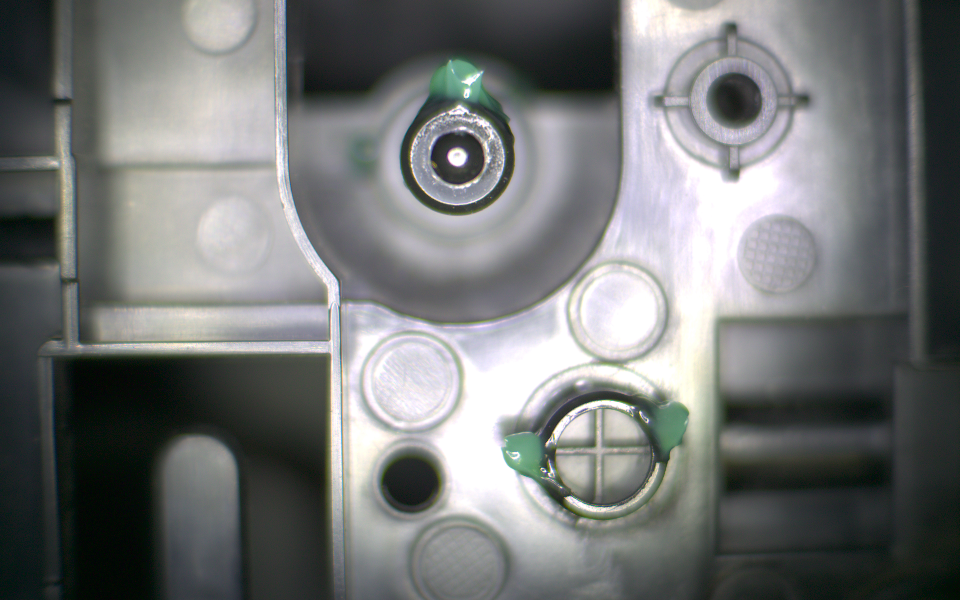
#> input picture app/app/test_python/img_0.png, 1920 x 1200 px, found by its file name (shown at 1/2 size)
$ python test_ve_anh.py
#> lines starting #> are read from the running program, lines starting #| are printed output that depends on the picture; after the words box and inside, x2 and y2 are one past the last pixel; in counts of white or black regions, pixels touching at a corner belong together
import cv2

# Đọc ảnh gốc
image = cv2.imread(r"C:\Users\anhuv\Desktop\26_08\25-08\app\app\test_python\img_0.png")
#> image is the input picture: shape (1200, 1920, 3); mean B, G, R 117.4, 118, 115.6

# Kích thước canvas hiển thị
canvas_w, canvas_h = 1328, 830

# Kích thước ảnh thật
real_w, real_h = 1920, 1200

# Hệ số scale
scale_x = real_w / canvas_w
scale_y = real_h / canvas_h

# Data rect trên canvas
shape = {
    "x1": 567,
    "y1": 73,
    "x2": 712,
    "y2": 166,
    "ten_hinh_min": "Diem1"
}

# Chuyển sang tọa độ thật
x1 = int(shape["x1"] * scale_x)
y1 = int(shape["y1"] * scale_y)
x2 = int(shape["x2"] * scale_x)
y2 = int(shape["y2"] * scale_y)

# Vẽ
color = (255, 0, 0)
cv2.rectangle(image, (x1, y1), (x2, y2), color, 2)
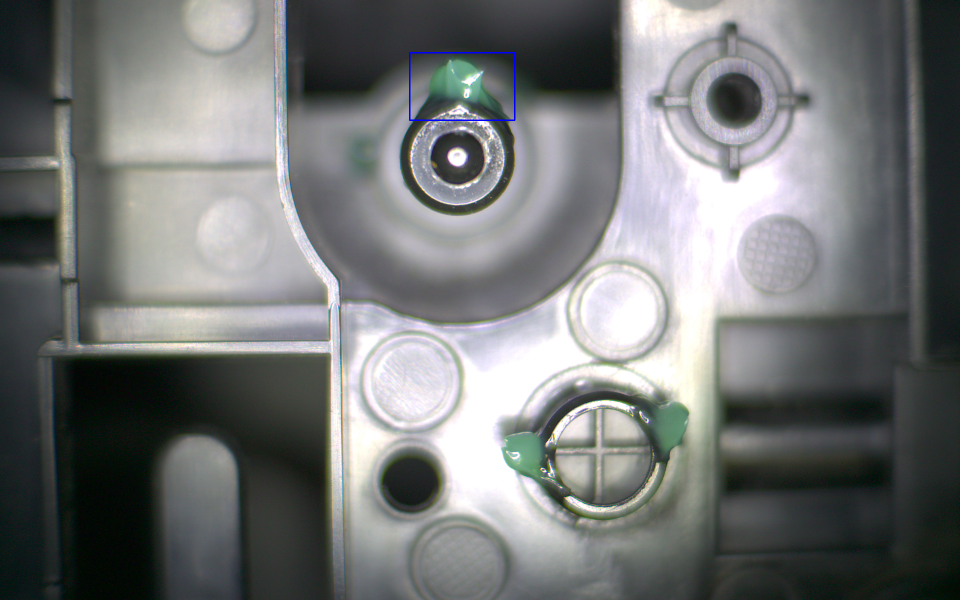
#> image: shape (1200, 1920, 3) (shown at 1/2 size); 0.09% of pixels changed, all inside (x1, y1, x2, y2) = (818, 104, 1031, 242)
cv2.putText(image, shape["ten_hinh_min"], (x1, y1 - 10),
            cv2.FONT_HERSHEY_SIMPLEX, 1, color, 2)
#> image: shape (1200, 1920, 3); 0.03% of pixels changed, all inside (x1, y1, x2, y2) = (822, 72, 909, 97)

cv2.imshow("Shapes", image)
cv2.waitKey(0)
cv2.destroyAllWindows()
